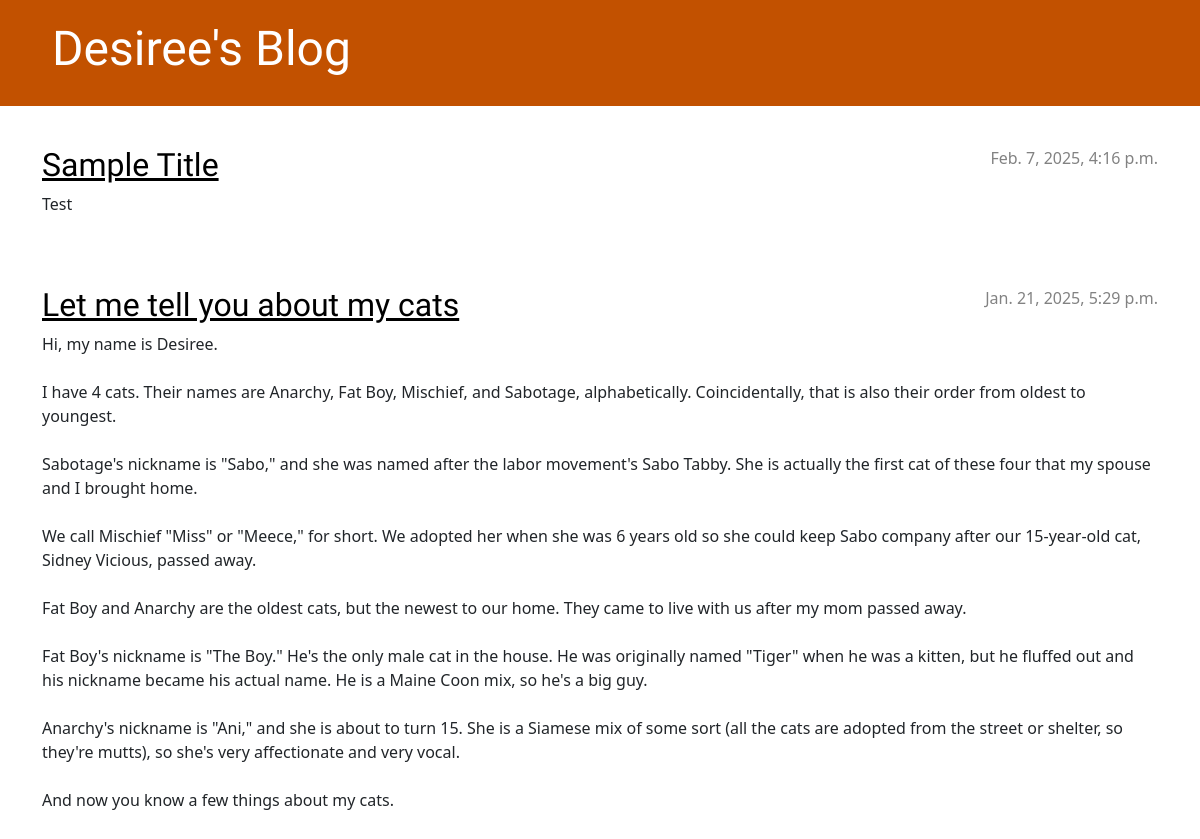
The app's page /, older data.
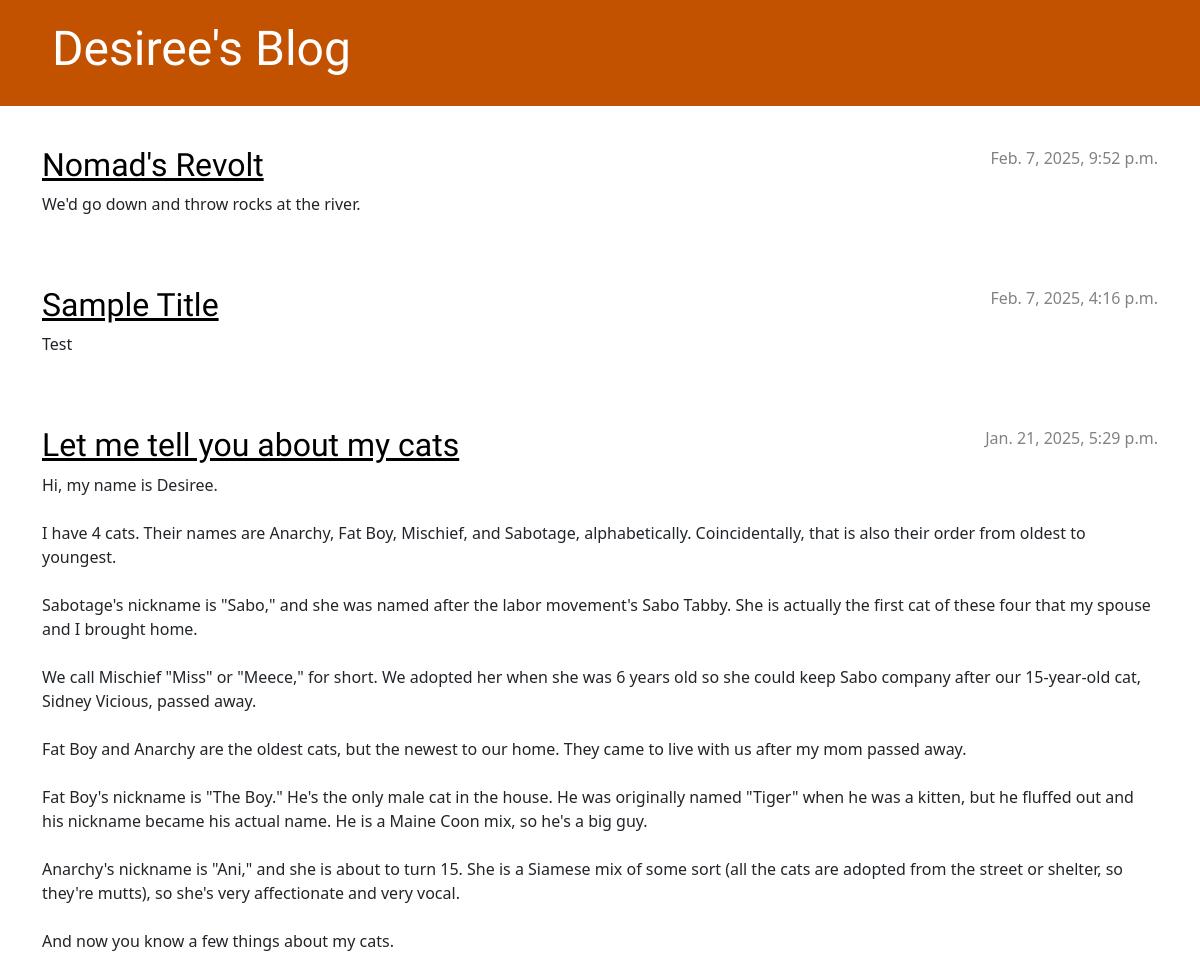
The same page, newer data.
### blog/models.py (models this page shows, shortened)
class Post(models.Model):
    author = models.ForeignKey(settings.AUTH_USER_MODEL, on_delete=models.CASCADE)
    title = models.CharField(max_length=200)
    text = models.TextField()
    created_date = models.DateTimeField(default=timezone.now)
    published_date = models.DateTimeField(blank=True, null=True)

### blog/views.py (the view)
# urls.py: path('', views.post_list, name='post_list'),
def post_list(request):
	 posts = Post.objects.filter(published_date__lte=timezone.now()).order_by('-published_date')
	 return render(request, 'blog/post_list.html', {'posts': posts})

### blog/templates/blog/post_list.html
{% extends 'blog/base.html' %}
{% block content %}
	{% for post in posts %}
	    <article class="post">
	        <time class="date">
	            {{ post.published_date }}
	        </time>
	        <h2><a href="{% url 'post_detail' pk=post.pk %}">{{ post.title }}</a></h2>
	        <p>{{ post.text|linebreaksbr }}</p>
	    </article>
	{% endfor %}
{% endblock %}

Row changes from the older to the newer data that the page shows:
added Post: published_date "Feb. 7, 2025, 9:52 p.m.", title "Nomad's Revolt", text "We'd go down and throw rocks at the river."
